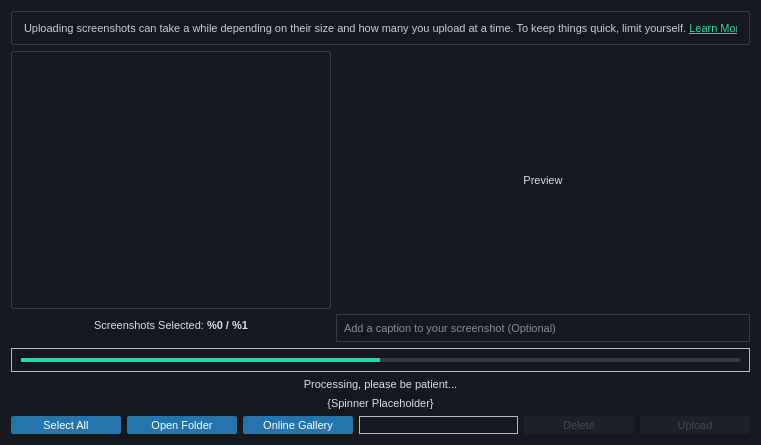
<?xml version="1.0" encoding="UTF-8"?>
<ui version="4.0">
 <class>ScreenshotDialog</class>
 <widget class="QDialog" name="ScreenshotDialog">
  <property name="geometry">
   <rect>
    <x>0</x>
    <y>0</y>
    <width>761</width>
    <height>445</height>
   </rect>
  </property>
  <property name="minimumSize">
   <size>
    <width>761</width>
    <height>405</height>
   </size>
  </property>
  <property name="maximumSize">
   <size>
    <width>761</width>
    <height>445</height>
   </size>
  </property>
  <property name="windowTitle">
   <string>Screenshot Manager</string>
  </property>
  <property name="windowIcon">
   <iconset resource="../nexus.qrc">
    <normaloff>:/images/favicon.png</normaloff>:/images/favicon.png</iconset>
  </property>
  <property name="styleSheet">
   <string notr="true">#ScreenshotDialog {
    background: #15181f
}
QLabel {
	color:#ddd
}
* {
	outline: none;
	font:11px Arial;
}

QProgressBar {
    border: none;
    border-radius: 2px;
	text-align:center;
    background: #323947;
	color:#fff;
}

QProgressBar::chunk {
    background-color: #24dba1
}

QPushButton {
    background: #2574ab;
    border-radius: 2px;
	padding: 3px 5px 2px;
    border: none;
    min-width: 100px;
    color: #ffffff;
}

QPushButton::hover {
    background: #2b85c4;
}

QPushButton::pressed {
    background: #206291;
}

QPushButton:disabled {
    background-color: #1c2029;
    color: #46474a;
}

QListView {
	padding:4px;
	padding-left:2px;
    background: #15181f;
	border-radius:2px;
	border: 1px solid #323947;
    show-decoration-selected: 1; /* make the selection span the entire width of the view */
}

QListView::item {
    border: 0px;
	padding:-3px;
	padding-bottom:-4px;
	padding-right:-4px;
	margin:3px;
	margin-bottom: 4px;
}

QListView::item:selected:!active {
    background: #24dba1;
}

QListView::item:selected:active {
    background: #24dba1;
}

QListView::item:hover {
    background: #24dba1;
}


QScrollBar {
    border: none;
    background: #20252e;
	border-radius:2px;
    width: 5px;
    margin: 0;
}

QScrollBar::handle {
    background: rgba(255,255,255,0.1);
    min-height: 20px;
	border-radius:2px;
}

QScrollBar::handle:hover {
    background: rgba(36,219,161,1);
    min-height: 20px;
	border-radius:2px;
}

QScrollBar::sub-line, QScrollBar::add-line{
    subcontrol-origin: margin;
    height: 20px;
    border: none;
    background: transparent;
	border-radius:2px;
}

QScrollBar::up-arrow, QScrollBar::down-arrowl {
    border: none;
}

QScrollBar::add-page, QScrollBar::sub-page {
    background: none;
}</string>
  </property>
  <layout class="QVBoxLayout" name="verticalLayout">
   <item>
    <widget class="QLabel" name="label">
     <property name="styleSheet">
      <string notr="true">border: 1px solid #323947;
border-radius:2px;
padding:10px 12px 9px;
color:#ccc</string>
     </property>
     <property name="text">
      <string>Uploading screenshots can take a while depending on their size and how many you upload at a time. To keep things quick, limit yourself. &lt;a href=&quot;http://sto.gamepedia.com/Screen_shot&quot; style=&quot;color:#24dba1&quot;&gt;Learn More&lt;/a&gt;</string>
     </property>
     <property name="alignment">
      <set>Qt::AlignCenter</set>
     </property>
     <property name="openExternalLinks">
      <bool>true</bool>
     </property>
    </widget>
   </item>
   <item alignment="Qt::AlignTop">
    <widget class="QFrame" name="frame_3">
     <layout class="QHBoxLayout" name="horizontalLayout">
      <property name="spacing">
       <number>0</number>
      </property>
      <property name="leftMargin">
       <number>0</number>
      </property>
      <property name="topMargin">
       <number>0</number>
      </property>
      <property name="rightMargin">
       <number>0</number>
      </property>
      <property name="bottomMargin">
       <number>0</number>
      </property>
      <item alignment="Qt::AlignTop">
       <widget class="QFrame" name="frame">
        <property name="sizePolicy">
         <sizepolicy hsizetype="Fixed" vsizetype="Fixed">
          <horstretch>0</horstretch>
          <verstretch>0</verstretch>
         </sizepolicy>
        </property>
        <layout class="QVBoxLayout" name="verticalLayout_3">
         <property name="spacing">
          <number>5</number>
         </property>
         <property name="leftMargin">
          <number>0</number>
         </property>
         <property name="topMargin">
          <number>0</number>
         </property>
         <property name="rightMargin">
          <number>0</number>
         </property>
         <property name="bottomMargin">
          <number>0</number>
         </property>
         <item>
          <widget class="QListWidget" name="listWidget">
           <property name="sizePolicy">
            <sizepolicy hsizetype="Fixed" vsizetype="Expanding">
             <horstretch>0</horstretch>
             <verstretch>0</verstretch>
            </sizepolicy>
           </property>
           <property name="minimumSize">
            <size>
             <width>320</width>
             <height>258</height>
            </size>
           </property>
           <property name="maximumSize">
            <size>
             <width>16777215</width>
             <height>258</height>
            </size>
           </property>
           <property name="selectionMode">
            <enum>QAbstractItemView::ExtendedSelection</enum>
           </property>
           <property name="iconSize">
            <size>
             <width>96</width>
             <height>96</height>
            </size>
           </property>
           <property name="movement">
            <enum>QListView::Static</enum>
           </property>
           <property name="flow">
            <enum>QListView::LeftToRight</enum>
           </property>
           <property name="isWrapping" stdset="0">
            <bool>true</bool>
           </property>
           <property name="viewMode">
            <enum>QListView::IconMode</enum>
           </property>
          </widget>
         </item>
         <item>
          <widget class="QLabel" name="stats">
           <property name="styleSheet">
            <string notr="true">
padding:5px;</string>
           </property>
           <property name="text">
            <string>Screenshots Selected: &lt;strong&gt;%0 / %1&lt;/strong&gt;</string>
           </property>
           <property name="alignment">
            <set>Qt::AlignCenter</set>
           </property>
          </widget>
         </item>
        </layout>
       </widget>
      </item>
      <item alignment="Qt::AlignTop">
       <widget class="QFrame" name="frame_2">
        <layout class="QVBoxLayout" name="verticalLayout_4">
         <property name="spacing">
          <number>5</number>
         </property>
         <property name="leftMargin">
          <number>5</number>
         </property>
         <property name="topMargin">
          <number>0</number>
         </property>
         <property name="rightMargin">
          <number>0</number>
         </property>
         <property name="bottomMargin">
          <number>0</number>
         </property>
         <item alignment="Qt::AlignTop">
          <widget class="QLabel" name="preview">
           <property name="sizePolicy">
            <sizepolicy hsizetype="Preferred" vsizetype="Preferred">
             <horstretch>0</horstretch>
             <verstretch>0</verstretch>
            </sizepolicy>
           </property>
           <property name="minimumSize">
            <size>
             <width>0</width>
             <height>258</height>
            </size>
           </property>
           <property name="maximumSize">
            <size>
             <width>16777215</width>
             <height>258</height>
            </size>
           </property>
           <property name="text">
            <string>Preview</string>
           </property>
           <property name="alignment">
            <set>Qt::AlignCenter</set>
           </property>
          </widget>
         </item>
         <item>
          <widget class="QLineEdit" name="caption">
           <property name="sizePolicy">
            <sizepolicy hsizetype="Preferred" vsizetype="Fixed">
             <horstretch>0</horstretch>
             <verstretch>0</verstretch>
            </sizepolicy>
           </property>
           <property name="styleSheet">
            <string notr="true">background:#15181f;
border:1px solid #323947;
color: #fff;
padding:5px;</string>
           </property>
           <property name="placeholderText">
            <string>Add a caption to your screenshot (Optional)</string>
           </property>
          </widget>
         </item>
        </layout>
       </widget>
      </item>
     </layout>
    </widget>
   </item>
   <item>
    <widget class="QFrame" name="frame_5">
     <property name="maximumSize">
      <size>
       <width>16777215</width>
       <height>24</height>
      </size>
     </property>
     <property name="frameShape">
      <enum>QFrame::StyledPanel</enum>
     </property>
     <property name="frameShadow">
      <enum>QFrame::Raised</enum>
     </property>
     <layout class="QVBoxLayout" name="verticalLayout_2">
      <item>
       <widget class="QProgressBar" name="progressBar">
        <property name="value">
         <number>50</number>
        </property>
        <property name="alignment">
         <set>Qt::AlignCenter</set>
        </property>
        <property name="textVisible">
         <bool>false</bool>
        </property>
       </widget>
      </item>
     </layout>
    </widget>
   </item>
   <item>
    <widget class="QLabel" name="label_2">
     <property name="text">
      <string>Processing, please be patient...</string>
     </property>
     <property name="alignment">
      <set>Qt::AlignCenter</set>
     </property>
    </widget>
   </item>
   <item>
    <widget class="QLabel" name="label_3">
     <property name="text">
      <string>{Spinner Placeholder}</string>
     </property>
     <property name="alignment">
      <set>Qt::AlignCenter</set>
     </property>
    </widget>
   </item>
   <item alignment="Qt::AlignBottom">
    <widget class="QFrame" name="frame_4">
     <layout class="QHBoxLayout" name="horizontalLayout_5">
      <property name="leftMargin">
       <number>0</number>
      </property>
      <property name="topMargin">
       <number>0</number>
      </property>
      <property name="rightMargin">
       <number>0</number>
      </property>
      <property name="bottomMargin">
       <number>0</number>
      </property>
      <item>
       <widget class="QFrame" name="frame_8">
        <property name="sizePolicy">
         <sizepolicy hsizetype="Fixed" vsizetype="Preferred">
          <horstretch>0</horstretch>
          <verstretch>0</verstretch>
         </sizepolicy>
        </property>
        <layout class="QHBoxLayout" name="horizontalLayout_4">
         <property name="leftMargin">
          <number>0</number>
         </property>
         <property name="topMargin">
          <number>0</number>
         </property>
         <property name="rightMargin">
          <number>0</number>
         </property>
         <property name="bottomMargin">
          <number>0</number>
         </property>
         <item>
          <widget class="QPushButton" name="select_all">
           <property name="enabled">
            <bool>true</bool>
           </property>
           <property name="text">
            <string>Select All</string>
           </property>
          </widget>
         </item>
         <item>
          <widget class="QPushButton" name="openFolder">
           <property name="text">
            <string>Open Folder</string>
           </property>
          </widget>
         </item>
         <item>
          <widget class="QPushButton" name="onlineGallery">
           <property name="text">
            <string>Online Gallery</string>
           </property>
          </widget>
         </item>
        </layout>
       </widget>
      </item>
      <item>
       <widget class="QFrame" name="frame_9">
        <property name="frameShape">
         <enum>QFrame::StyledPanel</enum>
        </property>
        <property name="frameShadow">
         <enum>QFrame::Raised</enum>
        </property>
       </widget>
      </item>
      <item>
       <widget class="QFrame" name="frame_7">
        <property name="sizePolicy">
         <sizepolicy hsizetype="Fixed" vsizetype="Preferred">
          <horstretch>0</horstretch>
          <verstretch>0</verstretch>
         </sizepolicy>
        </property>
        <layout class="QHBoxLayout" name="horizontalLayout_3">
         <property name="leftMargin">
          <number>0</number>
         </property>
         <property name="topMargin">
          <number>0</number>
         </property>
         <property name="rightMargin">
          <number>0</number>
         </property>
         <property name="bottomMargin">
          <number>0</number>
         </property>
         <item>
          <widget class="QPushButton" name="delete_selected">
           <property name="enabled">
            <bool>false</bool>
           </property>
           <property name="text">
            <string>Delete</string>
           </property>
          </widget>
         </item>
         <item>
          <widget class="QPushButton" name="upload_selected">
           <property name="enabled">
            <bool>false</bool>
           </property>
           <property name="text">
            <string>Upload</string>
           </property>
          </widget>
         </item>
        </layout>
       </widget>
      </item>
     </layout>
    </widget>
   </item>
  </layout>
 </widget>
 <resources>
  <include location="../nexus.qrc"/>
 </resources>
 <connections/>
</ui>
